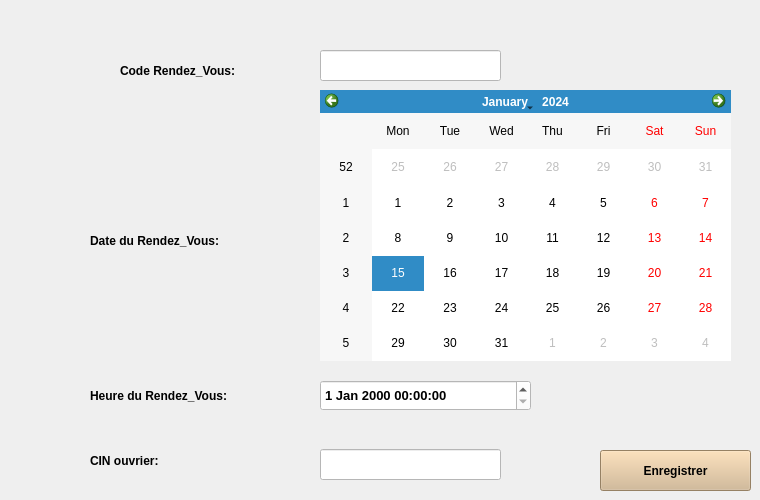
      <widget class="QWidget" name="page_63">
       <widget class="QLineEdit" name="ouvrierRV">
        <property name="geometry">
         <rect>
          <x>320</x>
          <y>449</y>
          <width>181</width>
          <height>31</height>
         </rect>
        </property>
        <property name="font">
         <font>
          <underline>false</underline>
         </font>
        </property>
        <property name="styleSheet">
         <string notr="true">background-color:white;</string>
        </property>
       </widget>
       <widget class="QCalendarWidget" name="calendarWidget">
        <property name="geometry">
         <rect>
          <x>320</x>
          <y>90</y>
          <width>411</width>
          <height>271</height>
         </rect>
        </property>
        <property name="styleSheet">
         <string notr="true">background-color:none;</string>
        </property>
       </widget>
       <widget class="QLabel" name="label_222">
        <property name="geometry">
         <rect>
          <x>90</x>
          <y>450</y>
          <width>151</width>
          <height>21</height>
         </rect>
        </property>
        <property name="font">
         <font>
          <pointsize>9</pointsize>
          <weight>75</weight>
          <bold>true</bold>
          <underline>false</underline>
         </font>
        </property>
        <property name="text">
         <string>CIN ouvrier:</string>
        </property>
       </widget>
       <widget class="QLabel" name="label_223">
        <property name="geometry">
         <rect>
          <x>90</x>
          <y>220</y>
          <width>191</width>
          <height>41</height>
         </rect>
        </property>
        <property name="font">
         <font>
          <pointsize>9</pointsize>
          <weight>75</weight>
          <bold>true</bold>
          <underline>false</underline>
         </font>
        </property>
        <property name="text">
         <string>Date du Rendez_Vous:</string>
        </property>
       </widget>
       <widget class="QLabel" name="label_224">
        <property name="geometry">
         <rect>
          <x>90</x>
          <y>380</y>
          <width>191</width>
          <height>31</height>
         </rect>
        </property>
        <property name="font">
         <font>
          <pointsize>9</pointsize>
          <weight>75</weight>
          <bold>true</bold>
          <underline>false</underline>
         </font>
        </property>
        <property name="text">
         <string>Heure du Rendez_Vous:</string>
        </property>
       </widget>
       <widget class="QDateTimeEdit" name="dateTimeEdit">
        <property name="geometry">
         <rect>
          <x>320</x>
          <y>380</y>
          <width>211</width>
          <height>31</height>
         </rect>
        </property>
        <property name="font">
         <font>
          <pointsize>10</pointsize>
          <weight>75</weight>
          <bold>true</bold>
          <underline>false</underline>
         </font>
        </property>
        <property name="styleSheet">
         <string notr="true">background-color:white;</string>
        </property>
       </widget>
       <widget class="QLabel" name="label_225">
        <property name="geometry">
         <rect>
          <x>120</x>
          <y>60</y>
          <width>151</width>
          <height>21</height>
         </rect>
        </property>
        <property name="font">
         <font>
          <pointsize>9</pointsize>
          <weight>75</weight>
          <bold>true</bold>
          <underline>false</underline>
         </font>
        </property>
        <property name="text">
         <string>Code Rendez_Vous:</string>
        </property>
       </widget>
       <widget class="QLineEdit" name="codeRV">
        <property name="geometry">
         <rect>
          <x>320</x>
          <y>50</y>
          <width>181</width>
          <height>31</height>
         </rect>
        </property>
        <property name="font">
         <font>
          <underline>false</underline>
         </font>
        </property>
        <property name="styleSheet">
         <string notr="true">background-color:white;</string>
        </property>
       </widget>
       <widget class="QPushButton" name="enregistrerRV">
        <property name="geometry">
         <rect>
          <x>600</x>
          <y>450</y>
          <width>151</width>
          <height>41</height>
         </rect>
        </property>
        <property name="font">
         <font>
          <weight>75</weight>
          <bold>true</bold>
          <underline>false</underline>
         </font>
        </property>
        <property name="styleSheet">
         <string notr="true">background-color:tan;</string>
        </property>
        <property name="text">
         <string>Enregistrer</string>
        </property>
       </widget>
      </widget>
